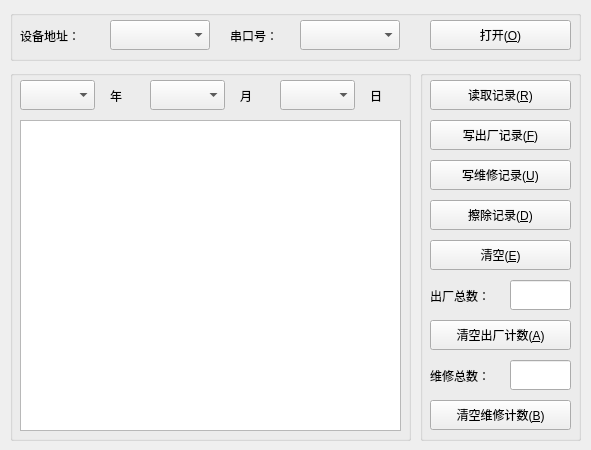
<?xml version="1.0" encoding="UTF-8"?>
<ui version="4.0">
 <class>frmMain</class>
 <widget class="QWidget" name="frmMain">
  <property name="geometry">
   <rect>
    <x>0</x>
    <y>0</y>
    <width>591</width>
    <height>450</height>
   </rect>
  </property>
  <property name="windowTitle">
   <string>脉冲主机出厂维修工具V1.0（作者：刘典武  版权所有：上海宝学电子）</string>
  </property>
  <property name="styleSheet">
   <string notr="true">font: 12pt &quot;宋体&quot;;</string>
  </property>
  <widget class="QGroupBox" name="gbox1">
   <property name="geometry">
    <rect>
     <x>10</x>
     <y>10</y>
     <width>571</width>
     <height>51</height>
    </rect>
   </property>
   <property name="title">
    <string/>
   </property>
   <widget class="QLabel" name="label">
    <property name="geometry">
     <rect>
      <x>10</x>
      <y>10</y>
      <width>81</width>
      <height>31</height>
     </rect>
    </property>
    <property name="text">
     <string>设备地址：</string>
    </property>
   </widget>
   <widget class="QComboBox" name="cboxAddr">
    <property name="geometry">
     <rect>
      <x>100</x>
      <y>10</y>
      <width>100</width>
      <height>30</height>
     </rect>
    </property>
   </widget>
   <widget class="QLabel" name="label_2">
    <property name="geometry">
     <rect>
      <x>220</x>
      <y>10</y>
      <width>61</width>
      <height>31</height>
     </rect>
    </property>
    <property name="text">
     <string>串口号：</string>
    </property>
   </widget>
   <widget class="QComboBox" name="cboxPortName">
    <property name="geometry">
     <rect>
      <x>290</x>
      <y>10</y>
      <width>100</width>
      <height>30</height>
     </rect>
    </property>
   </widget>
   <widget class="QPushButton" name="btnOpen">
    <property name="geometry">
     <rect>
      <x>420</x>
      <y>10</y>
      <width>141</width>
      <height>30</height>
     </rect>
    </property>
    <property name="cursor">
     <cursorShape>PointingHandCursor</cursorShape>
    </property>
    <property name="text">
     <string>打开(&amp;O)</string>
    </property>
   </widget>
  </widget>
  <widget class="QGroupBox" name="gbox2">
   <property name="geometry">
    <rect>
     <x>10</x>
     <y>70</y>
     <width>401</width>
     <height>371</height>
    </rect>
   </property>
   <property name="title">
    <string/>
   </property>
   <widget class="QComboBox" name="cboxYear">
    <property name="geometry">
     <rect>
      <x>10</x>
      <y>10</y>
      <width>75</width>
      <height>30</height>
     </rect>
    </property>
   </widget>
   <widget class="QLabel" name="label_3">
    <property name="geometry">
     <rect>
      <x>100</x>
      <y>10</y>
      <width>21</width>
      <height>31</height>
     </rect>
    </property>
    <property name="text">
     <string>年</string>
    </property>
   </widget>
   <widget class="QLabel" name="label_4">
    <property name="geometry">
     <rect>
      <x>230</x>
      <y>10</y>
      <width>21</width>
      <height>31</height>
     </rect>
    </property>
    <property name="text">
     <string>月</string>
    </property>
   </widget>
   <widget class="QComboBox" name="cboxMonth">
    <property name="geometry">
     <rect>
      <x>140</x>
      <y>10</y>
      <width>75</width>
      <height>30</height>
     </rect>
    </property>
   </widget>
   <widget class="QLabel" name="label_5">
    <property name="geometry">
     <rect>
      <x>360</x>
      <y>10</y>
      <width>21</width>
      <height>31</height>
     </rect>
    </property>
    <property name="text">
     <string>日</string>
    </property>
   </widget>
   <widget class="QComboBox" name="cboxDay">
    <property name="geometry">
     <rect>
      <x>270</x>
      <y>10</y>
      <width>75</width>
      <height>30</height>
     </rect>
    </property>
   </widget>
   <widget class="QTextEdit" name="txtReceive">
    <property name="geometry">
     <rect>
      <x>10</x>
      <y>50</y>
      <width>381</width>
      <height>311</height>
     </rect>
    </property>
    <property name="verticalScrollBarPolicy">
     <enum>Qt::ScrollBarAsNeeded</enum>
    </property>
    <property name="readOnly">
     <bool>true</bool>
    </property>
   </widget>
  </widget>
  <widget class="QGroupBox" name="gbox3">
   <property name="geometry">
    <rect>
     <x>420</x>
     <y>70</y>
     <width>161</width>
     <height>371</height>
    </rect>
   </property>
   <property name="title">
    <string/>
   </property>
   <widget class="QPushButton" name="btnRead">
    <property name="geometry">
     <rect>
      <x>10</x>
      <y>10</y>
      <width>141</width>
      <height>30</height>
     </rect>
    </property>
    <property name="cursor">
     <cursorShape>PointingHandCursor</cursorShape>
    </property>
    <property name="text">
     <string>读取记录(&amp;R)</string>
    </property>
   </widget>
   <widget class="QPushButton" name="btnWriteChuChang">
    <property name="geometry">
     <rect>
      <x>10</x>
      <y>50</y>
      <width>141</width>
      <height>30</height>
     </rect>
    </property>
    <property name="cursor">
     <cursorShape>PointingHandCursor</cursorShape>
    </property>
    <property name="text">
     <string>写出厂记录(&amp;F)</string>
    </property>
   </widget>
   <widget class="QPushButton" name="btnWriteWeiXiu">
    <property name="geometry">
     <rect>
      <x>10</x>
      <y>90</y>
      <width>141</width>
      <height>30</height>
     </rect>
    </property>
    <property name="cursor">
     <cursorShape>PointingHandCursor</cursorShape>
    </property>
    <property name="text">
     <string>写维修记录(&amp;U)</string>
    </property>
   </widget>
   <widget class="QLabel" name="label_6">
    <property name="geometry">
     <rect>
      <x>10</x>
      <y>210</y>
      <width>81</width>
      <height>31</height>
     </rect>
    </property>
    <property name="text">
     <string>出厂总数：</string>
    </property>
   </widget>
   <widget class="QLineEdit" name="txtChuChang">
    <property name="geometry">
     <rect>
      <x>90</x>
      <y>210</y>
      <width>61</width>
      <height>30</height>
     </rect>
    </property>
   </widget>
   <widget class="QLabel" name="label_7">
    <property name="geometry">
     <rect>
      <x>10</x>
      <y>290</y>
      <width>81</width>
      <height>31</height>
     </rect>
    </property>
    <property name="text">
     <string>维修总数：</string>
    </property>
   </widget>
   <widget class="QLineEdit" name="txtWeiXiu">
    <property name="geometry">
     <rect>
      <x>90</x>
      <y>290</y>
      <width>61</width>
      <height>30</height>
     </rect>
    </property>
   </widget>
   <widget class="QPushButton" name="btnClearChuChang">
    <property name="geometry">
     <rect>
      <x>10</x>
      <y>250</y>
      <width>141</width>
      <height>30</height>
     </rect>
    </property>
    <property name="cursor">
     <cursorShape>PointingHandCursor</cursorShape>
    </property>
    <property name="text">
     <string>清空出厂计数(&amp;A)</string>
    </property>
   </widget>
   <widget class="QPushButton" name="btnClearWeiXiu">
    <property name="geometry">
     <rect>
      <x>10</x>
      <y>330</y>
      <width>141</width>
      <height>30</height>
     </rect>
    </property>
    <property name="cursor">
     <cursorShape>PointingHandCursor</cursorShape>
    </property>
    <property name="text">
     <string>清空维修计数(&amp;B)</string>
    </property>
   </widget>
   <widget class="QPushButton" name="btnClear">
    <property name="geometry">
     <rect>
      <x>10</x>
      <y>170</y>
      <width>141</width>
      <height>30</height>
     </rect>
    </property>
    <property name="cursor">
     <cursorShape>PointingHandCursor</cursorShape>
    </property>
    <property name="text">
     <string>清空(&amp;E)</string>
    </property>
   </widget>
   <widget class="QPushButton" name="btnClearData">
    <property name="geometry">
     <rect>
      <x>10</x>
      <y>130</y>
      <width>141</width>
      <height>30</height>
     </rect>
    </property>
    <property name="cursor">
     <cursorShape>PointingHandCursor</cursorShape>
    </property>
    <property name="text">
     <string>擦除记录(&amp;D)</string>
    </property>
   </widget>
  </widget>
 </widget>
 <layoutdefault spacing="6" margin="11"/>
 <resources/>
 <connections/>
</ui>
